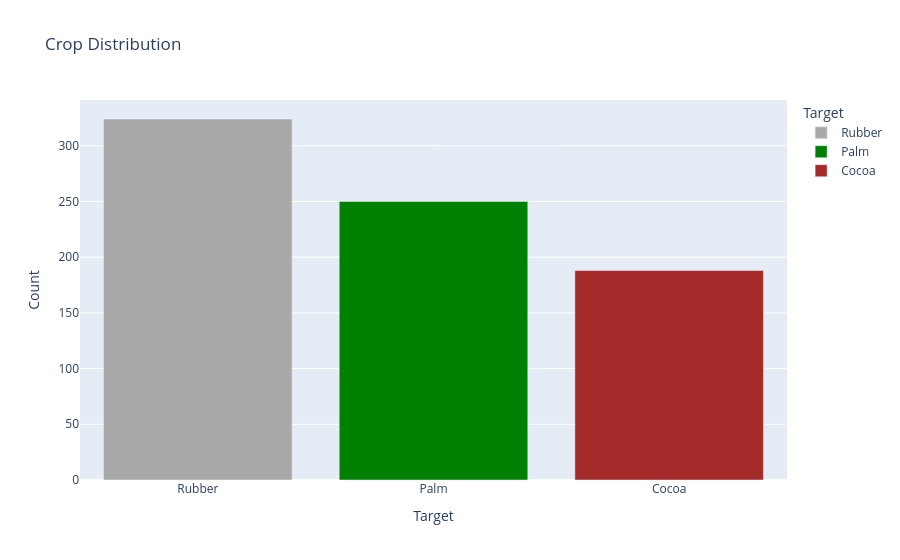

The notebook cell saved with this chart:
### Code cell
# Show the distribution of the Target (class)
plot_class_distribution(y_train)

### Figure 1 — Plotly figure (JSON) as saved in the notebook; plotly's stock layout.template omitted (floating-point values rounded to 4 significant figures)
{"data": [{"hovertemplate": "Target=%{x}<br>Count=%{y}<extra></extra>", "legendgroup": "Rubber", "marker": {"color": "darkgray", "pattern": {"shape": ""}}, "name": "Rubber", "orientation": "v", "showlegend": true, "textposition": "auto", "type": "bar", "x": ["Rubber"], "xaxis": "x", "y": [324], "yaxis": "y"}, {"hovertemplate": "Target=%{x}<br>Count=%{y}<extra></extra>", "legendgroup": "Palm", "marker": {"color": "green", "pattern": {"shape": ""}}, "name": "Palm", "orientation": "v", "showlegend": true, "textposition": "auto", "type": "bar", "x": ["Palm"], "xaxis": "x", "y": [250], "yaxis": "y"}, {"hovertemplate": "Target=%{x}<br>Count=%{y}<extra></extra>", "legendgroup": "Cocoa", "marker": {"color": "brown", "pattern": {"shape": ""}}, "name": "Cocoa", "orientation": "v", "showlegend": true, "textposition": "auto", "type": "bar", "x": ["Cocoa"], "xaxis": "x", "y": [188], "yaxis": "y"}], "layout": {"barmode": "relative", "legend": {"title": {"text": "Target"}, "tracegroupgap": 0}, "title": {"text": "Crop Distribution"}, "xaxis": {"anchor": "y", "categoryarray": ["Rubber", "Palm", "Cocoa"], "categoryorder": "array", "domain": [0, 1], "title": {"text": "Target"}}, "yaxis": {"anchor": "x", "domain": [0, 1], "title": {"text": "Count"}}}}
